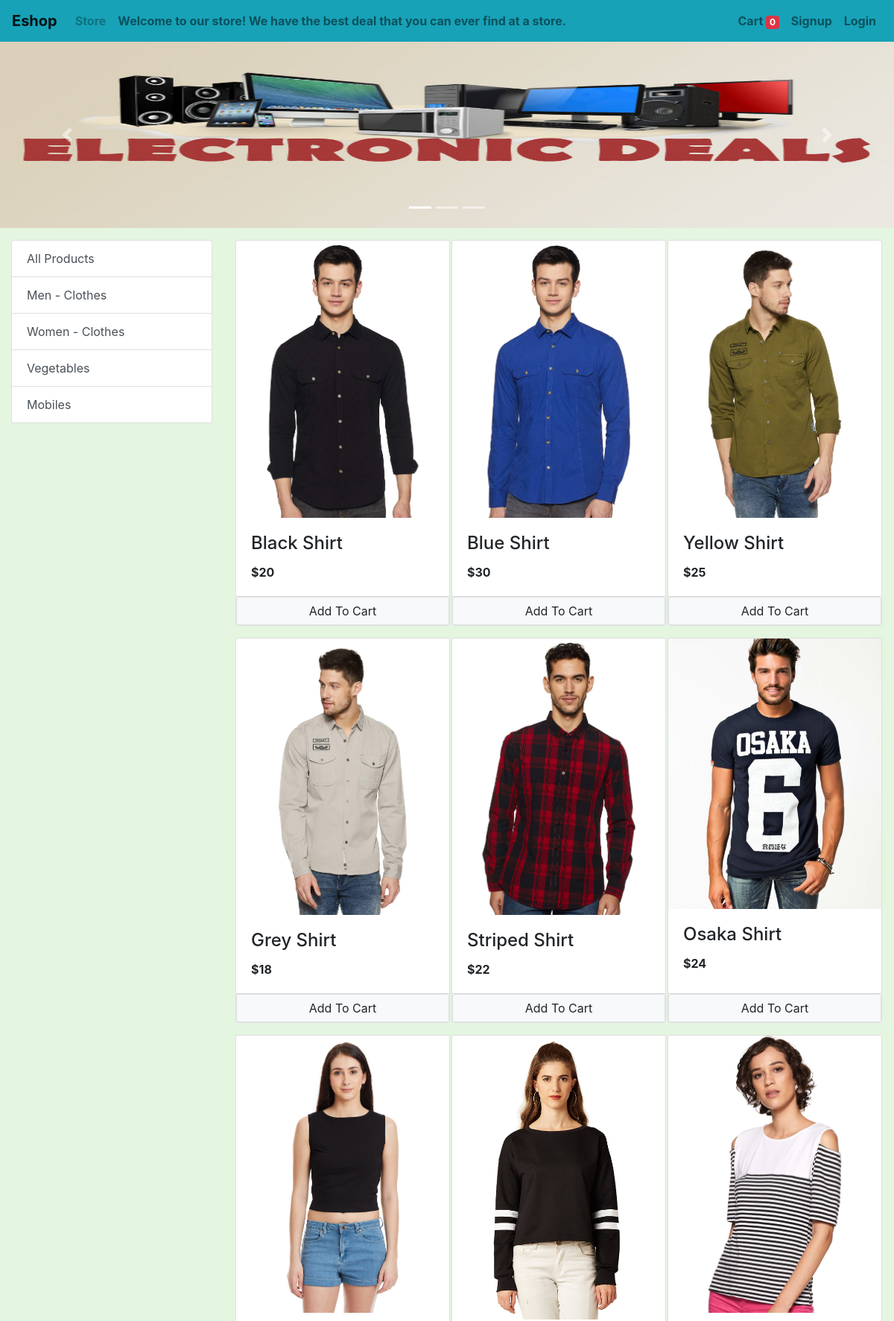
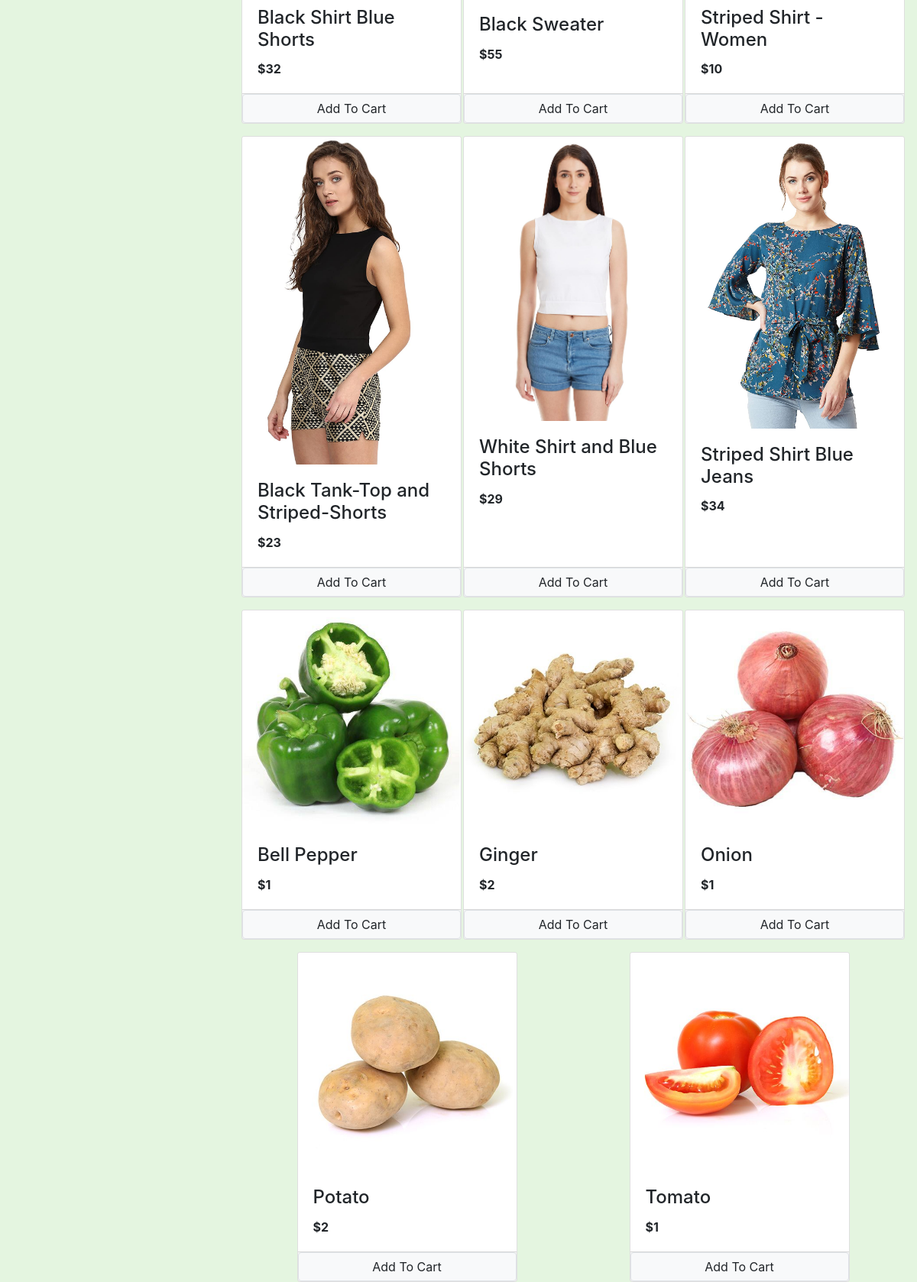
The page / (upper part) on the database its author committed (2 pictures, top to bottom).
### store/models/category.py (models this page shows, shortened)
class Category(models.Model):
    name = models.CharField(max_length=20)
    @staticmethod
    def get_all_categories():
        return Category.objects.all()

### store/models/product.py (models this page shows, shortened)
class Product(models.Model):
    name = models.CharField(max_length=50)
    price = models.IntegerField(default=0)
    category = models.ForeignKey(Category, on_delete=models.CASCADE, default=1)
    description = models.CharField(max_length=200, default='', null=True, blank=True)
    image = models.ImageField(upload_to='uploads/products/')
    @staticmethod
    def get_all_products():
        return Product.objects.all()

### store/views/home.py (the view, shortened to what this page needs)
# urls.py: path('', Index.as_view(), name='homepage'),
class Index(View):
    def get(self, request):
        cart = request.session.get('cart')
        if not cart:
            request.session['cart'] = {}
        products = None
        category = request.GET.get('category')
        categories = Category.get_all_categories()
        if category:
            products = Product.get_all_products_by_categoryid(category)
        else:
            products = Product.get_all_products()
        data = {}
        data['products'] = products
        data['categories'] = categories
        return render(request, 'index.html', data)

### store/templatetags/cart.py (called while the page is built)
@register.filter(name='is_in_cart')
def is_in_cart(product, cart):
    keys = cart.keys()
    for id in keys:
        if int(id) == product.id:
            return True
    return False

### store/templatetags/custom_filter.py (called while the page is built)
@register.filter(name='currency')
def currency(number):
    return "$" + str(number)

### store/templates/index.html (shortened to what this page needs)
{% extends 'base.html'%}
{% load static %}
{% block content %}
{% load cart %}
{% load custom_filter %}
<div id="carouselExampleIndicators" class="carousel slide" data-ride="carousel" style="height:250px !important">
    <ol class="carousel-indicators">
      <li  data-target="#carouselExampleIndicators" data-slide-to="0" class="active"></li>
      <li  data-target="#carouselExampleIndicators" data-slide-to="1"></li>
      <li  data-target="#carouselExampleIndicators" data-slide-to="2"></li>
    </ol>
    <div class="carousel-inner">
      <div class="carousel-item active">
        <img style="height:250px !important" class="d-block w-100" src="{% static 'images/electronic-deals.jpg'%}" alt="First slide">
      </div>
    </div>
    <a class="carousel-control-prev" href="#carouselExampleIndicators" role="button" data-slide="prev">
      <span class="carousel-control-prev-icon" aria-hidden="true"></span>
    </a>
    <a class="carousel-control-next" href="#carouselExampleIndicators" role="button" data-slide="next">
      <span class="carousel-control-next-icon" aria-hidden="true"></span>
    </a>
  </div>
<div class="container-fluid mt-3">
    <div class="row">
        <div class="col-lg-3">
            <div class="list-group" style="position: sticky;top: 0;">
                <a href="/" class="list-group-item list-group-item-action">All Products</a>
                {% for category in categories%}
                    <a href="/?category={{ category.id }}" class="list-group-item list-group-item-action">{{ category.name }}</a>
                {% endfor %}
            </div>
        </div>
        <div class="col-lg-9">
            <div class="row mx-auto">
                {% for product in products %}
                    <div class="card mx-auto mb-3" id="{{ product.id }}" style="width: 18rem;">
                        <img class="card-img-top" src="{{ product.image.url}}" alt="">
                        <div class="card-body">
                            <h4 class="card-title">{{ product.name }}</h4>
                            <p class="card-text"><b>{{ product.price|currency }}</b></p>
                        </div>
                        <div class="card-footer p-0 no-gutters">
                          {% if product|is_in_cart:request.session.cart %}
                            <div class="row no-gutters" style="display: flex;align-items: center;">
                              <form action="/#{{ product.id }}" method="POST" class="col-2">
                                {% csrf_token %}
                                <input hidden type="text" name="product" value="{{ product.id }}">
                                <input hidden type="text" name="remove" value="True">
                                <input type="submit" value="-" class="btn btn-block btn-secondary">
                              </form>
                              <div class="text-center col">{{ product|cart_quantity:request.session.cart }} in Cart</div>
                              <form action="/#{{ product.id }}" method="POST" class="col-2">
                                {% csrf_token %}
                                <input hidden type="text" name="product" value="{{ product.id }}">
                                <input type="submit" value="+" class="btn btn-block btn-secondary">
                              </form>
                            </div>
                          {% else %}
                          <form action="/#{{ product.id }}" method="POST" class="btn-block">
                            <input type="submit" class="float-right btn btn-light border form-control" value="Add To Cart">
                          </form>
                          {% endif %}
                        </div>
                    </div>
                {% endfor %}
            </div>
        </div>
    </div>
</div>
{% endblock content%}

### store/templates/base.html (style rules this page uses)
html { position: relative; min-height: 100%; }
html, body { margin: 0; padding: 0; }
body { background-color: #E4F5E0 ; }

### rows shown on the page
Category: name "Men - Clothes"
Category: name "Women - Clothes"
Category: name "Vegetables"
Category: name "Mobiles"
Product: {{ product.id }} 1 (drawn), image (picture), name "Black Shirt", price "$20"
Product: image (picture), name "Blue Shirt", price "$30"
Product: image (picture), name "Yellow Shirt", price "$25"
Product: image (picture), name "Grey Shirt", price "$18"
Product: image (picture), name "Striped Shirt", price "$22"
Product: image (picture), name "Osaka Shirt", price "$24"
Product: image (picture), name "Black Shirt Blue Shorts", price "$32"
Product: image (picture), name "Black Sweater", price "$55"
Product: image (picture), name "Striped Shirt - Women", price "$10"
Product: image (picture), name "Black Tank-Top and Striped-Shorts", price "$23"
Product: image (picture), name "White Shirt and Blue Shorts", price "$29"
Product: image (picture), name "Striped Shirt Blue Jeans", price "$34"
Product: image (picture), name "Bell Pepper", price "$1"
Product: image (picture), name "Ginger", price "$2"
Product: image (picture), name "Onion", price "$1"
Product: image (picture), name "Potato", price "$2"
Product: image (picture), name "Tomato", price "$1"

### other values the page prints
{{ request.session.cart.keys|length }} "0"
